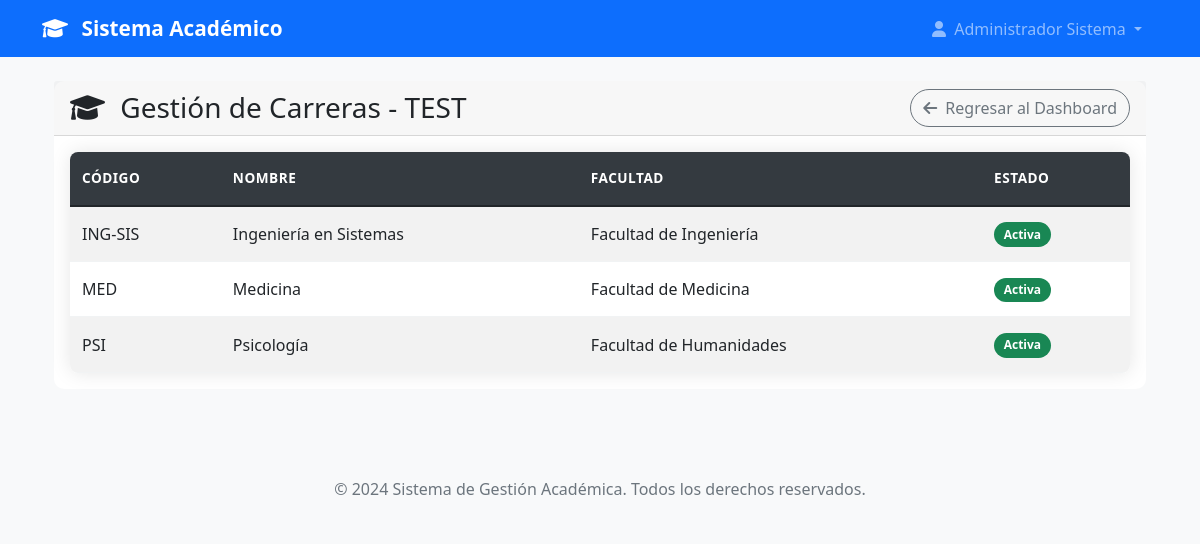
The app's page /admin/carreras/test (signed in) with its own data.
### models.py (models this page shows, shortened)
class User(UserMixin, db.Model):
    id = db.Column(db.Integer, primary_key=True)
    username = db.Column(db.String(80), unique=True, nullable=False)
    email = db.Column(db.String(120), unique=True, nullable=False)
    password_hash = db.Column(db.String(120), nullable=False)
    nombre = db.Column(db.String(100), nullable=False)
    apellido = db.Column(db.String(100), nullable=False)
    telefono = db.Column(db.String(20))
    imagen_perfil = db.Column(db.String(200))  # Ruta de la imagen de perfil
    rol = db.Column(db.String(20), nullable=False)
    tipo_profesor = db.Column(db.String(20))
    carreras = db.relationship('Carrera', secondary=user_carreras, backref=db.backref('usuarios', lazy=True))
    fecha_registro = db.Column(db.DateTime, default=datetime.utcnow)
    activo = db.Column(db.Boolean, default=True)
    def get_nombre_completo(self):
        return f"{self.nombre} {self.apellido}"
    def is_admin(self):
        return self.rol == 'admin'

class Carrera(db.Model):
    id = db.Column(db.Integer, primary_key=True)
    nombre = db.Column(db.String(150), nullable=False, unique=True)
    codigo = db.Column(db.String(10), nullable=False, unique=True)  # Ej: "ING-SIS", "MED", etc.
    descripcion = db.Column(db.Text)
    facultad = db.Column(db.String(100))
    activa = db.Column(db.Boolean, default=True)
    fecha_creacion = db.Column(db.DateTime, default=datetime.utcnow)
    creada_por = db.Column(db.Integer, db.ForeignKey('user.id'), nullable=False)
    creador = db.relationship('User', foreign_keys=[creada_por], backref=db.backref('carreras_creadas', lazy=True))

### app.py (the view)
@app.route('/admin/carreras/test')
@login_required
def test_carreras():
    if not current_user.is_admin():
        flash('No tienes permisos para acceder a esta página.', 'error')
        return redirect(url_for('dashboard'))
    carreras = Carrera.query.filter_by(activa=True).order_by(Carrera.nombre).all()
    return render_template('admin/carreras_test.html', carreras=carreras)

### app.py (called while the page is built)
@login_manager.user_loader
def load_user(user_id):
    return User.query.get(int(user_id))

@app.context_processor
def inject_user_counts():
    if current_user.is_authenticated and current_user.is_admin():
        return dict(
            total_users=User.query.count(),
            total_admins=User.query.filter_by(rol='admin').count(),
            total_jefes=User.query.filter_by(rol='jefe_carrera').count(),
            total_profesores=User.query.filter(User.rol.in_(['profesor_completo', 'profesor_asignatura'])).count()
        )
    return dict()

### templates/admin/carreras_test.html (shortened to what this page needs)
{% extends "base.html" %}
{% block content %}
<div class="container-fluid">
    <div class="row">
        <div class="col-12">
            <div class="card">
                <div class="card-header d-flex justify-content-between align-items-center">
                    <h3 class="card-title mb-0">
                        <i class="fas fa-graduation-cap me-2"></i>
                        Gestión de Carreras - TEST
                    </h3>
                    <a href="{{ url_for('dashboard') }}" class="btn btn-outline-secondary">
                        <i class="fas fa-arrow-left me-1"></i>
                        Regresar al Dashboard
                    </a>
                </div>
                <div class="card-body">
                    {% if carreras %}
                        <div class="table-responsive">
                            <table class="table table-striped">
                                <thead>
                                    <tr>
                                        <th>Código</th>
                                        <th>Nombre</th>
                                        <th>Facultad</th>
                                        <th>Estado</th>
                                    </tr>
                                </thead>
                                <tbody>
                                    {% for carrera in carreras %}
                                    <tr>
                                        <td>{{ carrera.codigo }}</td>
                                        <td>{{ carrera.nombre }}</td>
                                        <td>{{ carrera.facultad or 'No especificada' }}</td>
                                        <td>
                                            {% if carrera.activa %}
                                                <span class="badge bg-success">Activa</span>
                                            {% else %}
                                                <span class="badge bg-danger">Inactiva</span>
                                            {% endif %}
                                        </td>
                                    </tr>
                                    {% endfor %}
                                </tbody>
                            </table>
                        </div>
                    {% else %}
                        <div class="alert alert-info text-center">
                            <h4>No hay carreras registradas</h4>
                            <p>Comience agregando la primera carrera al sistema</p>
                        </div>
                    {% endif %}
                </div>
            </div>
        </div>
    </div>
</div>
{% endblock %}

### templates/base.html (shortened to what this page needs)
<!DOCTYPE html>
<html lang="es">
<head>
    <link href="https://cdn.jsdelivr.net/npm/bootstrap@5.1.3/dist/css/bootstrap.min.css" rel="stylesheet">
    <link rel="stylesheet" href="https://cdnjs.cloudflare.com/ajax/libs/font-awesome/6.0.0/css/all.min.css">
    <link rel="stylesheet" href="{{ url_for('static', filename='css/style.css') }}">
</head>
<body>
    <nav class="navbar navbar-expand-lg navbar-dark bg-primary">
        <div class="container">
            <a class="navbar-brand" href="{{ url_for('index') }}">
                <i class="fas fa-graduation-cap me-2"></i>
                Sistema Académico
            </a>
            <div class="collapse navbar-collapse" id="navbarNav">
                <ul class="navbar-nav ms-auto">
                    {% if current_user.is_authenticated %}
                        <li class="nav-item dropdown">
                            <a class="nav-link dropdown-toggle" href="#" id="navbarDropdown" role="button" data-bs-toggle="dropdown">
                                <i class="fas fa-user me-1"></i>
                                {{ current_user.get_nombre_completo() }}
                            </a>
                        </li>
                    {% endif %}
                </ul>
            </div>
        </div>
    </nav>
    <main class="py-4">
        <div class="container">
            {% block content %}{% endblock %}
        </div>
    </main>
    <footer class="bg-light text-center py-3 mt-5">
        <div class="container">
            <p class="text-muted mb-0">&copy; 2024 Sistema de Gestión Académica. Todos los derechos reservados.</p>
        </div>
    </footer>
</body>
</html>

### static/css/style.css (style rules this page uses)
.table-responsive { border-radius: 8px; overflow: hidden; box-shadow: 0 0 20px rgba(0, 0, 0, 0.1); }
.table { margin-bottom: 0; background-color: white; }
.table thead th { background-color: #343a40; color: white; border: none; font-weight: 600; text-transform: uppercase; font-size: 0.85rem; letter-spacing: 0.5px; padding: 1rem 0.75rem; position: sticky; top: 0; z-index: 10; }
.table tbody tr { transition: all 0.2s ease; border-bottom: 1px solid #f1f3f4; }
.table td { padding: 0.875rem 0.75rem; vertical-align: middle; border: none; }
.table .badge { font-size: 0.75rem; padding: 0.4rem 0.6rem; }
body { font-family: 'Segoe UI', Tahoma, Geneva, Verdana, sans-serif; background-color: #f8f9fa; }
.navbar-brand { font-weight: bold; font-size: 1.3rem; }
.card { transition: transform 0.2s ease-in-out, box-shadow 0.2s ease-in-out; border: none; border-radius: 10px; }
.btn { border-radius: 25px; font-weight: 500; transition: all 0.3s ease; }
footer { margin-top: auto; }
.card { animation: fadeIn 0.5s ease-out; }
.badge { border-radius: 15px; padding: 0.5rem 1rem; }
.card .btn { transition: all 0.2s ease; }
.navbar .nav-link.dropdown-toggle { position: relative; transition: all 0.3s ease; border-radius: 8px; padding: 0.5rem 1rem !important; }
.navbar .nav-link.dropdown-toggle::before { content: ''; position: absolute; top: 0; left: 0; right: 0; bottom: 0; background: linear-gradient(45deg, transparent 30%, rgba(255, 255, 255, 0.2) 50%, transparent 70%); opacity: 0; transition: opacity 0.3s ease; border-radius: 8px; pointer-events: none; }

### records on screen
User: get_nombre_completo "Administrador Sistema"
Carrera: codigo "ING-SIS", nombre "Ingeniería en Sistemas", facultad "Facultad de Ingeniería", activa "Activa"
Carrera: codigo "MED", nombre "Medicina", facultad "Facultad de Medicina", activa "Activa"
Carrera: codigo "PSI", nombre "Psicología", facultad "Facultad de Humanidades", activa "Activa"
